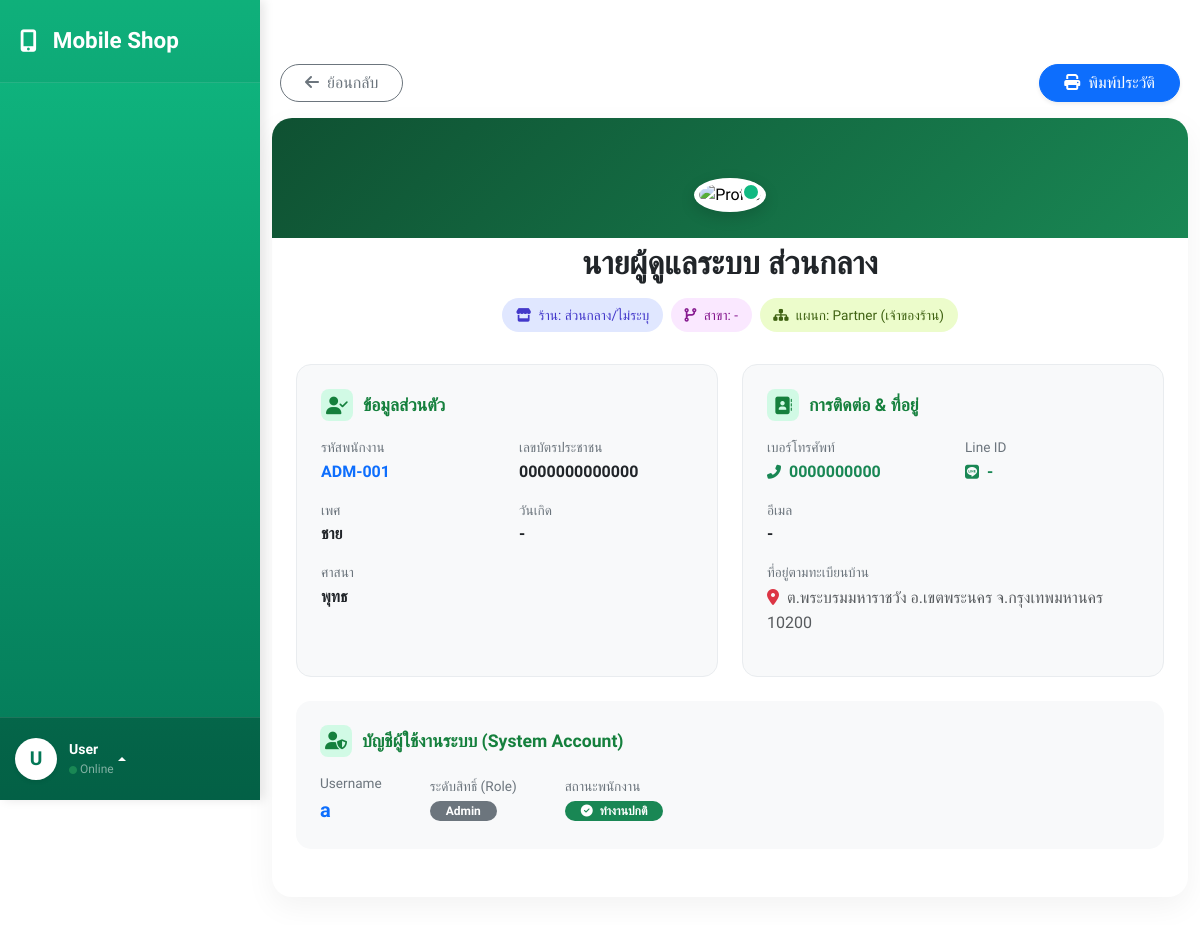
The app's page /employee/view_employee.php?id=1 with its own data.
### tables this page shows
CREATE TABLE `employees` (
  `emp_id` int(6) NOT NULL,
  `emp_code` varchar(20) NOT NULL,
  `emp_national_id` varchar(20) NOT NULL,
  `firstname_th` varchar(30) NOT NULL,
  `lastname_th` varchar(30) NOT NULL,
  `firstname_en` varchar(30) DEFAULT NULL,
  `lastname_en` varchar(30) DEFAULT NULL,
  `emp_phone_no` varchar(20) NOT NULL,
  `emp_email` varchar(75) DEFAULT NULL,
  `emp_line_id` varchar(30) DEFAULT NULL,
  `emp_birthday` date DEFAULT NULL,
  `create_at` datetime NOT NULL DEFAULT current_timestamp(),
  `update_at` datetime NOT NULL DEFAULT current_timestamp(),
  `emp_gender` enum('Male','Female') NOT NULL,
  `emp_status` enum('Active','Resigned') NOT NULL,
  `prefixs_prefix_id` int(6) NOT NULL,
  `Addresses_address_id` int(6) NOT NULL,
  `religions_religion_id` int(2) NOT NULL,
  `departments_dept_id` int(11) NOT NULL,
  `branches_branch_id` int(3) NOT NULL,
  `users_user_id` int(6) DEFAULT NULL COMMENT 'FK อ้างอิงตาราง users',
  `emp_image` varchar(255) DEFAULT NULL COMMENT 'ชื่อไฟล์รูปโปรไฟล์'
);

CREATE TABLE `prefixs` (
  `prefix_id` int(6) NOT NULL,
  `prefix_th` varchar(20) NOT NULL,
  `prefix_en` varchar(20) DEFAULT NULL,
  `prefix_th_abbr` varchar(20) DEFAULT NULL,
  `prefix_en_abbr` varchar(20) DEFAULT NULL,
  `shop_info_shop_id` int(3) NOT NULL DEFAULT 0,
  `is_active` tinyint(1) NOT NULL DEFAULT 1 COMMENT 'สถานะ (1=ใช้งาน, 0=ไม่ใช้งาน)'
);

CREATE TABLE `departments` (
  `dept_id` int(4) NOT NULL,
  `shop_info_shop_id` int(3) NOT NULL,
  `branches_branch_id` int(3) NOT NULL DEFAULT 0 COMMENT 'รหัสสาขาที่สังกัด',
  `dept_name` varchar(50) NOT NULL,
  `dept_desc` varchar(100) DEFAULT NULL,
  `create_at` datetime NOT NULL DEFAULT current_timestamp(),
  `update_at` datetime NOT NULL DEFAULT current_timestamp()
);

CREATE TABLE `religions` (
  `religion_id` int(2) NOT NULL,
  `religion_name_th` varchar(30) NOT NULL,
  `religion_name_en` varchar(30) DEFAULT NULL,
  `is_active` tinyint(1) NOT NULL DEFAULT 1 COMMENT 'สถานะ (1=ใช้งาน, 0=ไม่ใช้งาน)',
  `shop_info_shop_id` int(3) NOT NULL DEFAULT 0 COMMENT 'รหัสร้านค้า (0=ส่วนกลาง)'
);

CREATE TABLE `users` (
  `user_id` int(6) NOT NULL,
  `username` varchar(50) NOT NULL,
  `password` varchar(255) NOT NULL,
  `user_status` enum('Active','Inactive') NOT NULL,
  `create_at` datetime NOT NULL DEFAULT current_timestamp(),
  `update_at` datetime NOT NULL DEFAULT current_timestamp()
);

CREATE TABLE `roles` (
  `role_id` int(3) NOT NULL,
  `role_name` varchar(50) NOT NULL,
  `role_desc` varchar(100) DEFAULT NULL,
  `shop_info_shop_id` int(3) NOT NULL DEFAULT 0,
  `create_at` datetime NOT NULL DEFAULT current_timestamp(),
  `update_at` datetime DEFAULT current_timestamp()
);

### employee/view_employee.php (the view, shortened to what this page needs)
<?php
require '../config/config.php';
$emp_id = (int)($_GET['id'] ?? 0);
$sql = "
    SELECT
        e.*,
        p.prefix_th,
        d.dept_name,
        b.branch_name,
        s.shop_name,  /* เพิ่มการดึงชื่อร้านค้า */
        r.religion_name_th,
        a.home_no, a.moo, a.soi, a.road, a.village,
        sd.subdistrict_name_th, sd.zip_code,
        dist.district_name_th,
        prov.province_name_th,
        u.username, u.user_status,
        ro.role_name
    FROM employees e
    LEFT JOIN prefixs p ON e.prefixs_prefix_id = p.prefix_id
    LEFT JOIN departments d ON e.departments_dept_id = d.dept_id
    LEFT JOIN branches b ON e.branches_branch_id = b.branch_id
    LEFT JOIN shop_info s ON b.shop_info_shop_id = s.shop_id /* เชื่อมโยงไปหาร้านค้าผ่านสาขา */
    LEFT JOIN religions r ON e.religions_religion_id = r.religion_id
    LEFT JOIN addresses a ON e.Addresses_address_id = a.address_id
    LEFT JOIN users u ON e.users_user_id = u.user_id
    LEFT JOIN user_roles ur ON u.user_id = ur.users_user_id
    LEFT JOIN roles ro ON ur.roles_role_id = ro.role_id
    LEFT JOIN subdistricts sd ON a.subdistricts_subdistrict_id = sd.subdistrict_id
    LEFT JOIN districts dist ON sd.districts_district_id = dist.district_id
    LEFT JOIN provinces prov ON dist.provinces_province_id = prov.province_id
    WHERE e.emp_id = ?
";
$stmt = $conn->prepare($sql);
$stmt->bind_param("i", $emp_id);
$stmt->execute();
$result = $stmt->get_result();
$emp = $result->fetch_assoc();
$address_parts = [];
if (!empty($emp['subdistrict_name_th'])) $address_parts[] = "ต." . htmlspecialchars($emp['subdistrict_name_th']);
if (!empty($emp['district_name_th'])) $address_parts[] = "อ." . htmlspecialchars($emp['district_name_th']);
if (!empty($emp['province_name_th'])) $address_parts[] = "จ." . htmlspecialchars($emp['province_name_th']);
if (!empty($emp['zip_code'])) $address_parts[] = htmlspecialchars($emp['zip_code']);
$full_address = implode(" ", $address_parts);
?>
<!DOCTYPE html>
<html lang="th">
<head>
    <link href="https://cdn.jsdelivr.net/npm/bootstrap@5.3.3/dist/css/bootstrap.min.css" rel="stylesheet">
    <link href="https://cdnjs.cloudflare.com/ajax/libs/font-awesome/6.4.0/css/all.min.css" rel="stylesheet">
</head>
<body>
    <div class="d-flex" id="wrapper">
        <?php include '../global/sidebar.php'; ?>
        <div class="main-content w-100">
            <div class="container-fluid py-4">
                <div class="view-container">
                    <div class="d-flex justify-content-between align-items-center mb-3 px-2">
                        <a href="employee.php" class="btn btn-outline-secondary rounded-pill px-4">
                            <i class="fas fa-arrow-left me-2"></i>ย้อนกลับ
                        </a>
                        <a href="print_employee.php?id=<?= $emp['emp_id'] ?>" class="btn btn-primary rounded-pill px-4 shadow-sm" target="_blank">
                            <i class="fas fa-print me-2"></i>พิมพ์ประวัติ
                        </a>
                    </div>
                    <div class="main-card">
                        <div class="profile-section">
                            <div class="profile-img-container mb-3">
                                <?php if (!empty($emp['emp_image'])): ?>
                                    <img src="../uploads/employees/<?= htmlspecialchars($emp['emp_image']) ?>" alt="Profile" class="profile-image-lg">
                                <?php else: ?>
                                    <img src="../assets/img/default-avatar.png" alt="Profile" class="profile-image-lg">
                                <?php endif; ?>
                                <div class="status-pill <?= ($emp['emp_status'] == 'Active') ? 'status-online' : 'status-offline' ?>"
                                     title="<?= htmlspecialchars($emp['emp_status']) ?>"></div>
                            </div>
                            <h2 class="mt-3 fw-bold text-dark mb-1">
                                <?= htmlspecialchars($emp['prefix_th'] . $emp['firstname_th'] . ' ' . $emp['lastname_th']) ?>
                            </h2>
                            <div class="d-flex justify-content-center flex-wrap gap-2">
                                <span class="badge-custom badge-shop">
                                    <i class="fas fa-store me-1"></i> ร้าน: <?= htmlspecialchars($emp['shop_name'] ?? 'ส่วนกลาง/ไม่ระบุ') ?>
                                </span>
                                <span class="badge-custom badge-branch">
                                    <i class="fas fa-code-branch me-1"></i> สาขา: <?= htmlspecialchars($emp['branch_name'] ?? '-') ?>
                                </span>
                                <span class="badge-custom badge-dept">
                                    <i class="fas fa-sitemap me-1"></i> แผนก: <?= htmlspecialchars($emp['dept_name'] ?? '-') ?>
                                </span>
                            </div>
                        </div>
                        <div class="card-body px-4 pb-5">
                            <div class="row g-4">
                                <div class="col-lg-6">
                                    <div class="info-card">
                                        <div class="section-header">
                                            <i class="fas fa-user-check"></i> ข้อมูลส่วนตัว
                                        </div>
                                        <div class="row">
                                            <div class="col-sm-6">
                                                <div class="data-label">รหัสพนักงาน</div>
                                                <div class="data-value text-primary"><?= htmlspecialchars($emp['emp_code']) ?></div>
                                            </div>
                                            <div class="col-sm-6">
                                                <div class="data-label">เลขบัตรประชาชน</div>
                                                <div class="data-value"><?= htmlspecialchars($emp['emp_national_id']) ?></div>
                                            </div>
                                            <div class="col-sm-6">
                                                <div class="data-label">เพศ</div>
                                                <div class="data-value"><?= $emp['emp_gender'] == 'Male' ? 'ชาย' : ($emp['emp_gender'] == 'Female' ? 'หญิง' : 'LGBTQ+') ?></div>
                                            </div>
                                            <div class="col-sm-6">
                                                <div class="data-label">วันเกิด</div>
                                                <div class="data-value">
                                                    <?= $emp['emp_birthday'] ? date('d/m/Y', strtotime($emp['emp_birthday'])) : '-' ?>
                                                </div>
                                            </div>
                                            <div class="col-sm-6">
                                                <div class="data-label">ศาสนา</div>
                                                <div class="data-value"><?= htmlspecialchars($emp['religion_name_th'] ?? '-') ?></div>
                                            </div>
                                        </div>
                                    </div>
                                </div>
                                <div class="col-lg-6">
                                    <div class="info-card">
                                        <div class="section-header">
                                            <i class="fas fa-address-book"></i> การติดต่อ & ที่อยู่
                                        </div>
                                        <div class="row">
                                            <div class="col-sm-6">
                                                <div class="data-label">เบอร์โทรศัพท์</div>
                                                <div class="data-value text-success"><i class="fas fa-phone-alt me-1 small"></i> <?= htmlspecialchars($emp['emp_phone_no']) ?></div>
                                            </div>
                                            <div class="col-sm-6">
                                                <div class="data-label">Line ID</div>
                                                <div class="data-value text-success"><i class="fab fa-line me-1 small"></i> <?= htmlspecialchars($emp['emp_line_id'] ?: '-') ?></div>
                                            </div>
                                            <div class="col-12">
                                                <div class="data-label">อีเมล</div>
                                                <div class="data-value"><?= htmlspecialchars($emp['emp_email'] ?: '-') ?></div>
                                            </div>
                                            <div class="col-12">
                                                <div class="data-label">ที่อยู่ตามทะเบียนบ้าน</div>
                                                <div class="data-value text-muted fw-normal" style="line-height: 1.6;">
                                                    <i class="fas fa-map-marker-alt text-danger me-1"></i>
                                                    <?= !empty($full_address) ? $full_address : 'ไม่ได้ระบุข้อมูล' ?>
                                                </div>
                                            </div>
                                        </div>
                                    </div>
                                </div>
                                <div class="col-12">
                                    <div class="info-card border-0 bg-light">
                                        <div class="section-header mb-3">
                                            <i class="fas fa-user-shield"></i> บัญชีผู้ใช้งานระบบ (System Account)
                                        </div>
                                        <div class="d-flex flex-wrap gap-5 align-items-center">
                                            <div>
                                                <div class="data-label">Username</div>
                                                <div class="data-value mb-0 text-primary fw-bold fs-5"><?= htmlspecialchars($emp['username'] ?? '-') ?></div>
                                            </div>
                                            <div>
                                                <div class="data-label">ระดับสิทธิ์ (Role)</div>
                                                <div class="data-value mb-0">
                                                    <span class="badge bg-secondary rounded-pill px-3">
                                                        <?= htmlspecialchars($emp['role_name'] ?? 'User') ?>
                                                    </span>
                                                </div>
                                            </div>
                                            <div>
                                                <div class="data-label">สถานะพนักงาน</div>
                                                <div class="data-value mb-0">
                                                    <?php if ($emp['emp_status'] == 'Active'): ?>
                                                        <span class="badge bg-success rounded-pill px-3"><i class="fas fa-check-circle me-1"></i> ทำงานปกติ</span>
                                                    <?php else: ?>
                                                        <span class="badge bg-danger rounded-pill px-3"><i class="fas fa-times-circle me-1"></i> <?= htmlspecialchars($emp['emp_status']) ?></span>
                                                    <?php endif; ?>
                                                </div>
                                            </div>
                                        </div>
                                    </div>
                                </div>
                            </div>
                        </div> </div>
                </div>
            </div>
        </div>
    </div>
</body>
</html>

### records on screen
prefixs: prefix_th.lastname_th "นายผู้ดูแลระบบ ส่วนกลาง"
departments: dept_name "Partner (เจ้าของร้าน)"
employees: emp_code "ADM-001", emp_national "0000000000000", emp_phone_no "0000000000", emp_line "-", emp_email "-"
religions: religion_name_th "พุทธ"
users: username "a"
roles: role_name "Admin"

### other values on screen
$user_avatar_char "U"
$sidebar_username "User"
$emp['shop_name'] "ส่วนกลาง/ไม่ระบุ"
$emp['branch_name'] "-"
$full_address "ต.พระบรมมหาราชวัง อ.เขตพระนคร จ.กรุงเทพมหานคร 10200"
